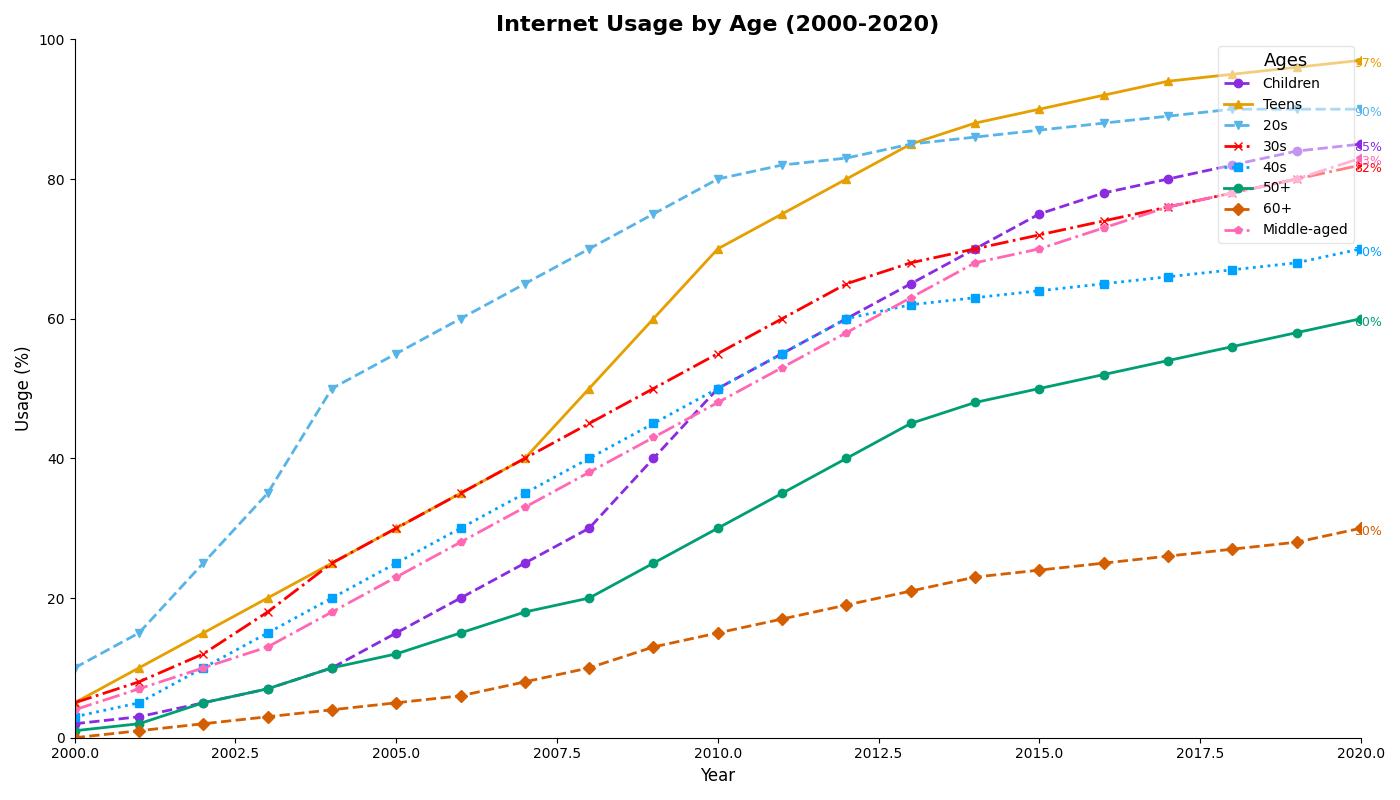

This chart was generated by the following Python code:
import matplotlib.pyplot as plt
import numpy as np

years = np.arange(2000, 2021)
age_groups = ["Children", "Teens", "20s", "30s", "40s", "50+", "60+", "Middle-aged"]

children = [2, 3, 5, 7, 10, 15, 20, 25, 30, 40, 50, 55, 60, 65, 70, 75, 78, 80, 82, 84, 85]
teens = [5, 10, 15, 20, 25, 30, 35, 40, 50, 60, 70, 75, 80, 85, 88, 90, 92, 94, 95, 96, 97]
twenties = [10, 15, 25, 35, 50, 55, 60, 65, 70, 75, 80, 82, 83, 85, 86, 87, 88, 89, 90, 90, 90]
thirties = [5, 8, 12, 18, 25, 30, 35, 40, 45, 50, 55, 60, 65, 68, 70, 72, 74, 76, 78, 80, 82]
forties = [3, 5, 10, 15, 20, 25, 30, 35, 40, 45, 50, 55, 60, 62, 63, 64, 65, 66, 67, 68, 70]
fifties_plus = [1, 2, 5, 7, 10, 12, 15, 18, 20, 25, 30, 35, 40, 45, 48, 50, 52, 54, 56, 58, 60]
seniors = [0, 1, 2, 3, 4, 5, 6, 8, 10, 13, 15, 17, 19, 21, 23, 24, 25, 26, 27, 28, 30]
middle_aged = [4, 7, 10, 13, 18, 23, 28, 33, 38, 43, 48, 53, 58, 63, 68, 70, 73, 76, 78, 80, 83]

fig, ax = plt.subplots(figsize=(14, 8))

colors = ['#8A2BE2', '#E69F00', '#56B4E9', '#FF0000', '#00A2FF', '#009E73', '#D55E00', '#FF69B4']
markers = ['o', '^', 'v', 'x', 's', 'o', 'D', 'p']
linestyles = ['--', '-', '--', '-.', ':', '-', '--', '-.']

for data, name, color, marker, linestyle in zip(
    [children, teens, twenties, thirties, forties, fifties_plus, seniors, middle_aged], 
    age_groups, colors, markers, linestyles):
    ax.plot(years, data, label=name, color=color, marker=marker, linewidth=2, linestyle=linestyle)
    ax.annotate(f'{data[-1]}%', xy=(years[-1], data[-1]), xytext=(5, -5), textcoords='offset points', ha='center', fontsize=9, color=color)

ax.set_title('Internet Usage by Age (2000-2020)', fontsize=16, fontweight='bold')
ax.set_xlabel('Year', fontsize=12)
ax.set_ylabel('Usage (%)', fontsize=12)

ax.legend(title='Ages', title_fontsize='13', loc='upper right', frameon=True, framealpha=0.5, fancybox=True)
ax.grid(False)

ax.spines['top'].set_visible(False)
ax.spines['right'].set_visible(False)

ax.set_xlim(2000, 2020)
ax.set_ylim(0, 100)

plt.tight_layout()
plt.show()
